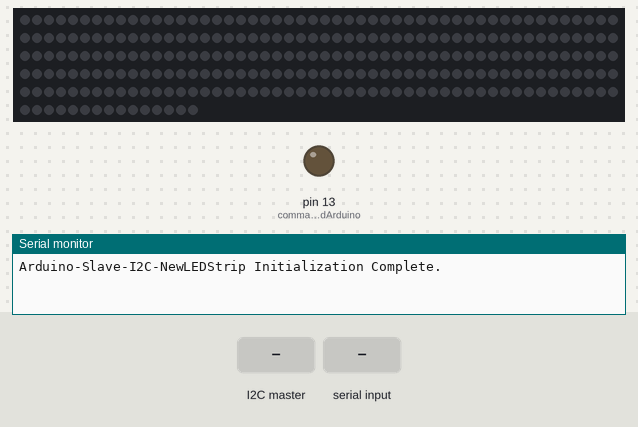
Bench run of a sketch on a simulated Arduino Uno, built with avr-gcc and run on an emulated ATmega328P. Parts: 265 RGB LEDs in strip order, left to right, continuing on the next row, output pins drawn as LEDs (lit = HIGH), the last lines printed to the serial monitor. Inputs (shaded band) come from the test bench.

Above: at 1.6 s.
1.7 s: the I2C master sends "a"
4.7 s: the I2C master sends the byte 0
7.7 s: the I2C master sends "r"
10.7 s: "g\n" received over Serial
At 13.5 s:
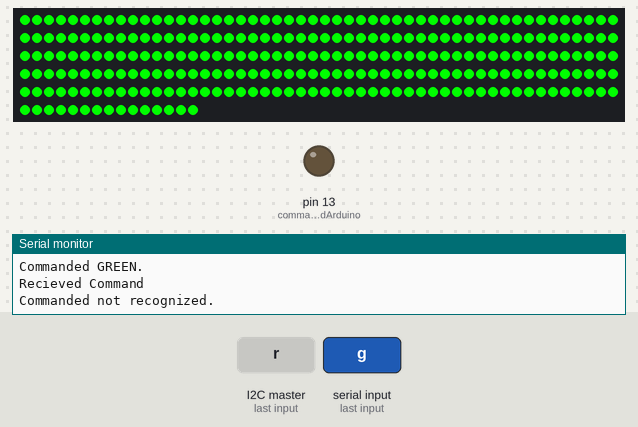
13.7 s: "b\n" received over Serial
At 14.6 s:
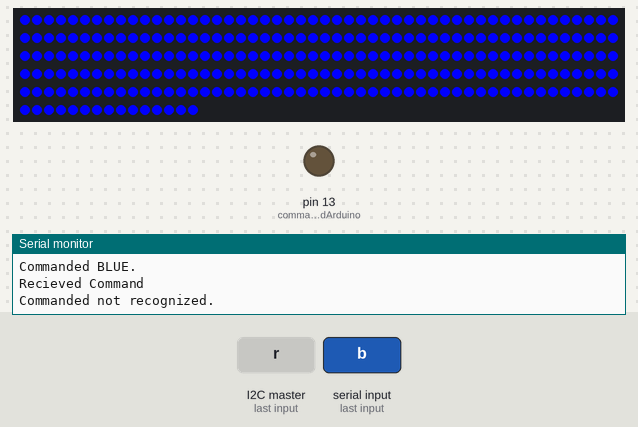
15.4 s: "p\n" received over Serial
At 17.3 s:
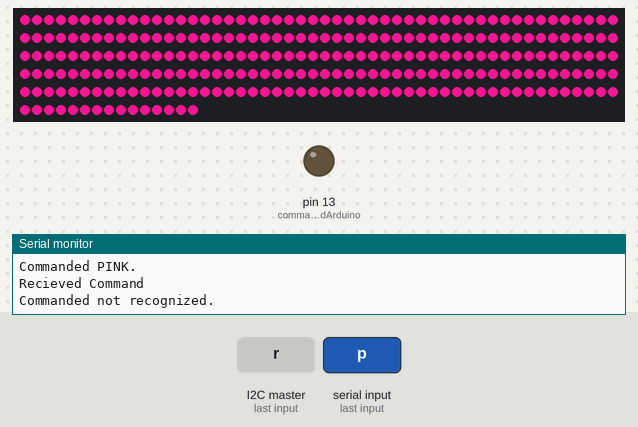
Timing chart, 0 to 18.4 s (numbered marks = the images above; inputs shaded):
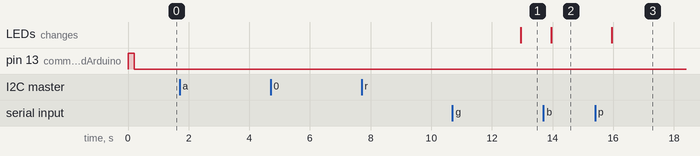

Measured:
- after the input at 10.7 s, the LEDs: first differ from a run without the input after 2.2 s (image 1)
- after the input at 13.7 s, the LEDs: change after 0.26 s (image 2)
- after the input at 15.4 s, the LEDs: change after 0.56 s (image 3)

The sketch:

LEDStrip.ino
```cpp
#include <Wire.h>
#include "FastLED.h"
#include "Timer.h"

#define NUM_LEDS 265
#define DATA_PIN 6
#define COLOR_ORDER GRB
#define BULLET_BUFFER 4

Timer t;

char ch;
CRGB leds[NUM_LEDS];
enum systemModeEnum {Off, Red, Blue, Green, Pink, Teal, Rainbow, Blink, Bullet} currentSystemMode = Rainbow;
systemModeEnum lastSystemMode = Off;
int commandReceivedLedOnboardArduino = 13;

bool blinkOn = false;

void toggleCommandArrivedLed(int LightDuration = 200)
{
  digitalWrite(commandReceivedLedOnboardArduino, HIGH);
  delay(LightDuration);
  digitalWrite(commandReceivedLedOnboardArduino, LOW);
  delay(LightDuration);
}

void processCommand(char theCh) {
  Serial.print("Recieved Command ");
  Serial.print(theCh);
  Serial.print("\n");
  switch (theCh)
  {
    case 'r':
      currentSystemMode = Red;
      Serial.write("Commanded RED. \n");
      break;

    case 'g':
      currentSystemMode = Green;
      Serial.write("Commanded GREEN. \n");
      break;

    case 'b':
      currentSystemMode = Blue;
      Serial.write("Commanded BLUE. \n");
      break;

    case 'p':
      currentSystemMode = Pink;
      Serial.write("Commanded PINK. \n");
      break;

    case 't':
      currentSystemMode = Teal;
      Serial.write("Commanded TEAL. \n");
      break;

    case 'n':
      currentSystemMode = Off;
      Serial.write("Commanded BLANK. \n");
      break;

    case 'a':
      currentSystemMode = Rainbow;
      Serial.write("Commanded RAINBOW. \n");
      break;

    case 'o':
      currentSystemMode = Blink;
      Serial.write("Commanded BLINK. \n");
      break;

    case 'l':
      currentSystemMode = Bullet;
      Serial.write("Commanded BULLET. \n");
      break;

    default:
      Serial.write("Commanded not recognized. \n");
      break;
  }
}

void rainbow(uint8_t wait)
{
  uint16_t hue;
  FastLED.clear();
  for (hue = 10; hue < 255 * 3; hue++)
  {
    fill_rainbow( &(leds[0]), NUM_LEDS /*led count*/, hue /*starting hue*/);
    FastLED.show();
  }
  return;
}

void bullet(byte r, byte g, byte b)
{
  CRGB color = CRGB(r, g, b);
  FastLED.clear();
  for (int i = 0; i < BULLET_BUFFER; i++)
  {
    leds[i] = color;
    delay(10);
    FastLED.show();
  }
  for (int i = BULLET_BUFFER; i < NUM_LEDS; i++)
  {
    leds[i-BULLET_BUFFER] = CRGB::Black;
    leds[i] = color;
    FastLED.show();
    delay(10);
  }
  for (int i = NUM_LEDS - BULLET_BUFFER; i < NUM_LEDS; i++)
  {
    leds[i] = CRGB::Black;
    FastLED.show();
    delay(10);
  }
}

void processCurrentMode() {
  switch (currentSystemMode) {

    case Blink:
      blinkOn = !blinkOn;
      if (currentSystemMode == Blink) {
        if (blinkOn) {
          FastLED.clear();
          fill_solid( leds, NUM_LEDS /*number of leds*/, CRGB( 255, 239, 213) ); //Amber
          FastLED.show();
        }
        else {
          FastLED.clear();
          fill_solid( leds, NUM_LEDS /*number of leds*/, CRGB( 0, 0, 0) );
          FastLED.show();
        }
      }
      break;

    case Red:
      if (lastSystemMode != Red) {
        FastLED.clear();
        fill_solid( leds, NUM_LEDS /*number of leds*/, CRGB( 255, 0, 0) );
        FastLED.show();
        lastSystemMode = Red;
      }
      break;

    case Green:
      if (lastSystemMode != Green) {
      FastLED.clear();
      fill_solid( leds, NUM_LEDS /*number of leds*/, CRGB( 0, 255, 0) );
      FastLED.show();
      lastSystemMode = Green;
      }
      break;

    case Blue:
      if (lastSystemMode != Blue) {
      FastLED.clear();
      fill_solid( leds, NUM_LEDS /*number of leds*/, CRGB( 0, 0, 255) );
      FastLED.show();
      lastSystemMode = Blue;
      }
      break;

    case Pink:
      if (lastSystemMode != Pink) {
      FastLED.clear();
      fill_solid( leds, NUM_LEDS /*number of leds*/, CRGB( 255, 20, 147) );
      FastLED.show();
      lastSystemMode = Pink;
      }
      break;

    case Teal:
      if (lastSystemMode != Teal) {
      FastLED.clear();
      fill_solid( leds, NUM_LEDS /*number of leds*/, CRGB( 0, 255, 255) );
      FastLED.show();
      lastSystemMode = Teal;
      }
      break;

    case Off:
      if (lastSystemMode != Off) {
      FastLED.clear();
      fill_solid( leds, NUM_LEDS /*number of leds*/, CRGB( 0, 0, 0) );
      FastLED.show();
      lastSystemMode = Off;
      }
      break;

    case Rainbow:
      if (lastSystemMode != Rainbow) {
      FastLED.clear();
      rainbow(0);
      FastLED.show();
      lastSystemMode = Rainbow;
      }
      break;

    case Bullet:
      if (lastSystemMode != Bullet) {
        bullet(255, 194, 0); //Amber colored
        lastSystemMode = Bullet;
      }
      break;
    default:
      Serial.print("Unrecognized Mode");
      break;

  }
}
void setup()
{
  FastLED.addLeds<WS2812B, DATA_PIN, COLOR_ORDER>(leds, NUM_LEDS);
  Wire.begin(1); //communicate on this address
  Wire.onReceive(receiveEvent);//when communication is successful,
  Serial.begin(9600);          //go to the function
  FastLED.show();
  t.every(1000, processCurrentMode);
  pinMode(commandReceivedLedOnboardArduino, OUTPUT);
  toggleCommandArrivedLed();
  Serial.write("Arduino-Slave-I2C-NewLEDStrip Initialization Complete. \n");
}

void loop()
{
  t.update();
  if (Serial.available()) {
    ch = Serial.read();
    processCommand(ch);
  }

}

void receiveEvent(int howMany)
{
  Serial.write("receiveEvent Invoked. \n");
  while (Wire.available()) //when you recieve a byte (through i2c)
  {
    toggleCommandArrivedLed();

    unsigned char state = Wire.read();
    Serial.write("Received Char: <");
    Serial.write(state);
    Serial.write("> \n");
    //not sure if it should be a normal or unsigned char

    processCommand(state);
  }
}
```
